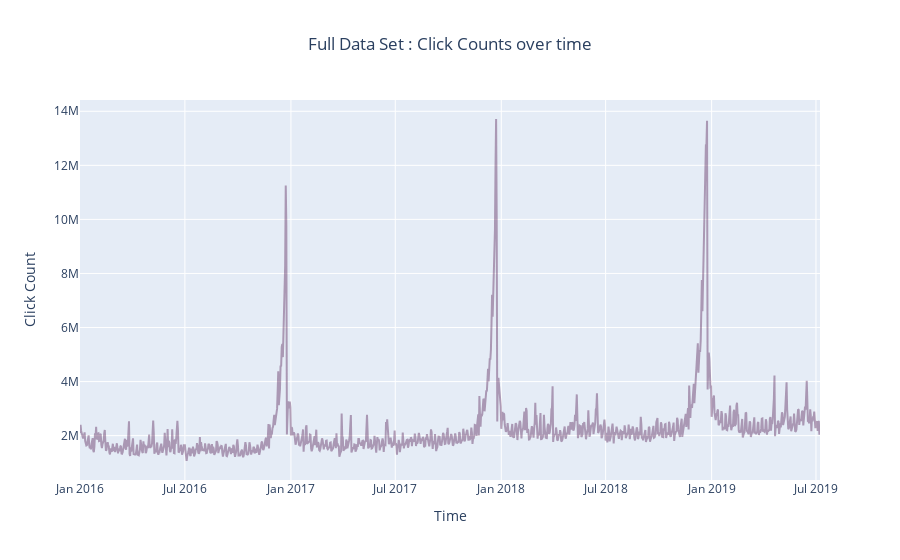

The cell this chart's notebook holds for it:
### Markdown cell above
Let's plot click counts with time and see if there is any seasonlity and trends

### Code cell
plot_ts(df=ClickCounts, model='Full Data Set')

### Figure 1 — Plotly figure (JSON) as saved in the notebook; plotly's stock layout.template omitted (floating-point values rounded to 4 significant figures; data arrays with more than 128 entries replaced by an {"elided": "..."} marker saying what was removed)
{"data": [{"marker": {"color": "rgba(80, 26, 80, 0.8)"}, "mode": "lines", "name": "Actuals", "opacity": 0.5, "text": {"elided": "1285 int values"}, "type": "scatter", "x": {"elided": "1285 str values"}, "y": {"elided": "1285 int values"}}], "layout": {"autosize": true, "title": {"text": "Full Data Set : Click Counts over time ", "x": 0.5}, "xaxis": {"autorange": true, "range": ["2016-01-01", "2019-07-08"], "ticklen": 5, "title": {"text": "Time"}, "type": "date", "zeroline": false}, "yaxis": {"autorange": true, "range": [358400.0, 14420000.0], "ticklen": 5, "title": {"text": "Click Count"}, "type": "linear", "zeroline": false}}}
